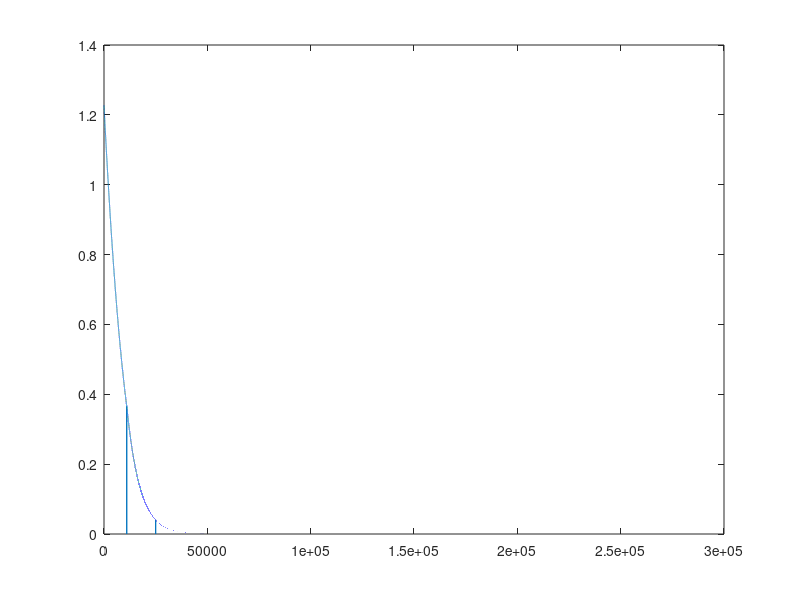

Write MATLAB code to recreate this figure.
%from NASA's interpolation on temp/pressure with altitude


X = 251460;                                                  %defining the altitude limit
rho = zeros(1,X);                                           %creating empty rho vector
T = zeros(1,X);                                          %temp at altitude - in C
P = zeros(1,X);

for z = 1:X 
    if z < 10999                                            %inside the troposphere
        T(z) = 15.04 - 0.00649 * z;                        
        P(z) = (101.29) * ((T(z) + 273.15)/288.08).^(5.256);
        rho(z) =  P(z)./(0.2869*(T(z) + 273.15));
    end
    if (11000 < z) && ( z < 24999)                          %inside the the lower stratosphere
        T(z) = -56.46;
        P(z) = 22.65 * exp(1.73 - 0.000157 * z);
        rho(z) = P(z)./(0.2869*(T(z) + 273.15));
    end
    if z > 25000                                            %upper stratosphere and beyond
        T(z) = -131.21 + 0.00299 * z;
        P(z) =  2.488 * ((T(z) + 273.15)/216.6).^(-11.388);
        rho(z) = P(z)./(0.2869*(T(z) + 273.15));
    end 
    rho = rho.';                                            %transpose of rho vector
    T = T.';
    P = P.';
    L = length(rho);
    z = 1:L;                                                %re-defining altitude vector to match rho vector dimensions                                                     
end
plot(z,rho);                                                %plotting rho as a function of z
Talt = T + 273*ones(1,L); %convert to Kelvin
Palt = P;%pressure (kPa)
save('rho_v_z.mat','rho','Talt', 'Palt')